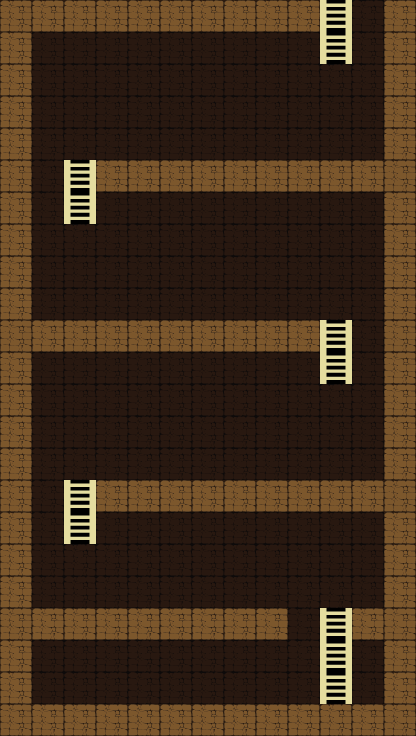

A 2D game scene composited from a Tiled map and its tileset images. What follows is a short description and the map's XML, with every tile layer's data as written:
An orthogonal 13x23 tile map with 32x32 px tiles, 1 tile layer (sol).

<map version="1.0" tiledversion="1.1.2" orientation="orthogonal" renderorder="right-down" width="13" height="23" tilewidth="32" tileheight="32" infinite="0" nextobjectid="1">
 <tileset firstgid="1" name="soil" tilewidth="32" tileheight="32" tilecount="16" columns="4">
  <image source="../assets/tile_set_soil.png" width="128" height="129" />
 </tileset>
 <layer name="sol" width="13" height="23">
  <data encoding="csv">
6,6,6,6,6,6,6,6,6,6,13,8,6,
6,8,8,8,8,8,8,8,8,8,13,8,6,
6,8,8,8,8,8,8,8,8,8,8,8,6,
6,8,8,8,8,8,8,8,8,8,8,8,6,
6,8,8,8,8,8,8,8,8,8,8,8,6,
6,8,13,6,6,6,6,6,6,6,6,6,6,
6,8,13,8,8,8,8,8,8,8,8,8,6,
6,8,8,8,8,8,8,8,8,8,8,8,6,
6,8,8,8,8,8,8,8,8,8,8,8,6,
6,8,8,8,8,8,8,8,8,8,8,8,6,
6,6,6,6,6,6,6,6,6,6,13,8,6,
6,8,8,8,8,8,8,8,8,8,13,8,6,
6,8,8,8,8,8,8,8,8,8,8,8,6,
6,8,8,8,8,8,8,8,8,8,8,8,6,
6,8,8,8,8,8,8,8,8,8,8,8,6,
6,8,13,6,6,6,6,6,6,6,6,6,6,
6,8,13,8,8,8,8,8,8,8,8,8,6,
6,8,8,8,8,8,8,8,8,8,8,8,6,
6,8,8,8,8,8,8,8,8,8,8,8,6,
6,6,6,6,6,6,6,6,6,8,13,6,6,
6,8,8,8,8,8,8,8,8,8,13,8,6,
6,8,8,8,8,8,8,8,8,8,13,8,6,
6,6,6,6,6,6,6,6,6,6,6,6,6
</data>
 </layer>
</map>